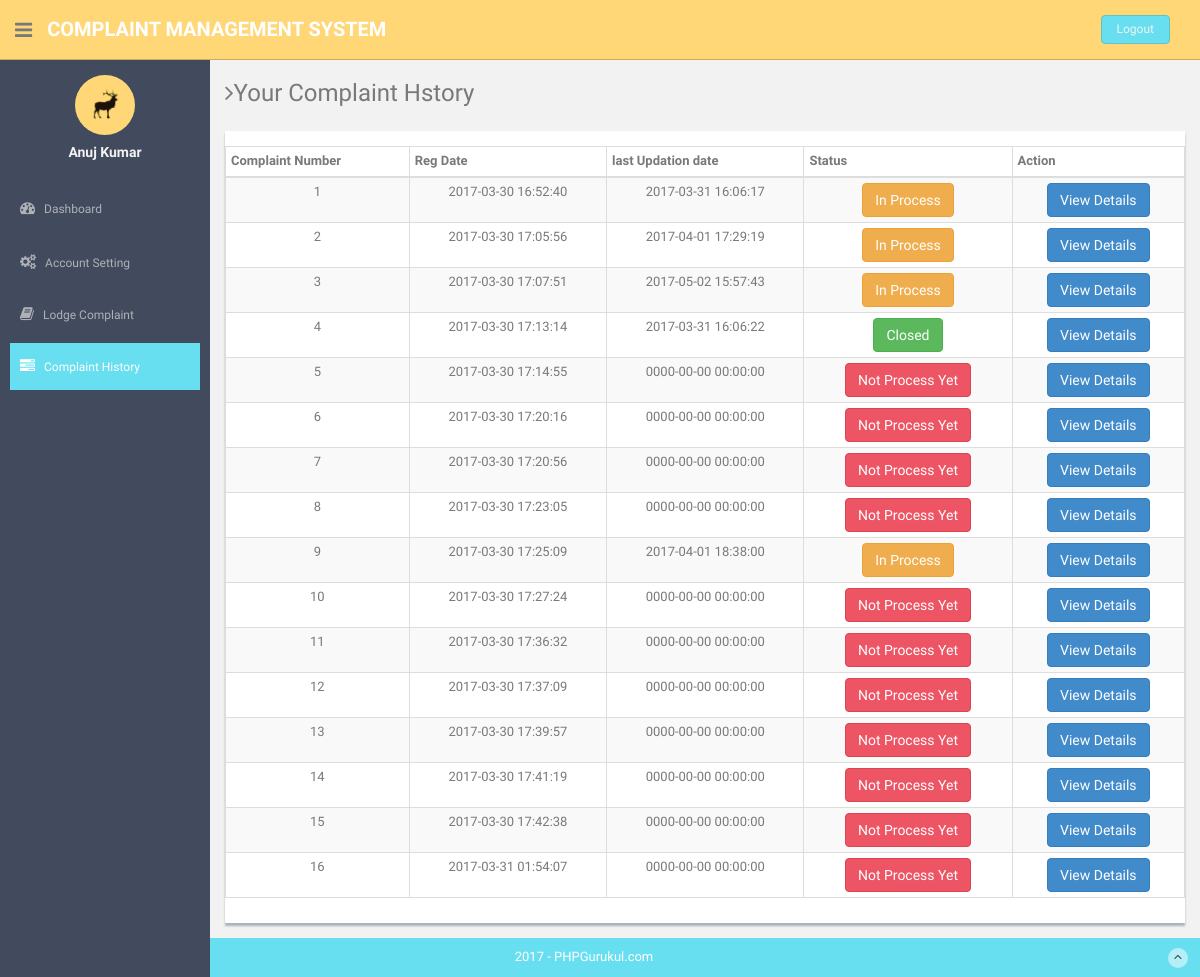
/users/complaint-history.php (signed in), run on the app's committed database.
### tables this page shows
CREATE TABLE IF NOT EXISTS `tblcomplaints` (
  `complaintNumber` int(11) NOT NULL,
  `userId` int(11) NOT NULL,
  `category` int(11) NOT NULL,
  `subcategory` varchar(255) NOT NULL,
  `complaintType` varchar(255) NOT NULL,
  `state` varchar(255) NOT NULL,
  `noc` varchar(255) NOT NULL,
  `complaintDetails` mediumtext NOT NULL,
  `complaintFile` varchar(255) DEFAULT NULL,
  `regDate` timestamp NOT NULL DEFAULT CURRENT_TIMESTAMP,
  `status` varchar(50) DEFAULT NULL,
  `lastUpdationDate` timestamp NOT NULL DEFAULT '0000-00-00 00:00:00' ON UPDATE CURRENT_TIMESTAMP
);

### users/complaint-history.php (the view, shortened to what this page needs)
<?php
if(strlen($_SESSION['login'])==0)
  {
header('location:index.php');
}
else{
?>
<!DOCTYPE html>
<html lang="en">
  <head>
    <link href="assets/css/bootstrap.css" rel="stylesheet">
    <link href="assets/font-awesome/css/font-awesome.css" rel="stylesheet" />
    <link href="assets/css/style.css" rel="stylesheet">
    <link href="assets/css/style-responsive.css" rel="stylesheet">
    <link href="assets/css/table-responsive.css" rel="stylesheet">
  </head>
  <body>
  <section id="container" >
<?php include("includes/header.php");?>
<?php include("includes/sidebar.php");?>
      <section id="main-content">
          <section class="wrapper">
          	<h3><i class="fa fa-angle-right"></i>Your Complaint Hstory</h3>
		  		<div class="row mt">
			  		<div class="col-lg-12">
                      <div class="content-panel">
                          <section id="unseen">
                            <table class="table table-bordered table-striped table-condensed">
                              <thead>
                              <tr>
                                  <th>Complaint Number</th>
                                  <th>Reg Date</th>
                                  <th>last Updation date</th>
                                  <th >Status</th>
                                  <th>Action</th>
                              </tr>
                              </thead>
                              <tbody>
  <?php $query=mysql_query("select * from tblcomplaints where userId='".$_SESSION['id']."'");
while($row=mysql_fetch_array($query))
{
  ?>
                              <tr>
                                  <td align="center"><?php echo htmlentities($row['complaintNumber']);?></td>
                                  <td align="center"><?php echo htmlentities($row['regDate']);?></td>
                                 <td align="center"><?php echo  htmlentities($row['lastUpdationDate']);
                                 ?></td>
                                  <td align="center"><?php
                                    $status=$row['status'];
                                    if($status=="" or $status=="NULL")
                                    { ?>
                                      <button type="button" class="btn btn-theme04">Not Process Yet</button>
                                   <?php }
 if($status=="in process"){ ?>
<button type="button" class="btn btn-warning">In Process</button>
<?php }
if($status=="closed") {
?>
<button type="button" class="btn btn-success">Closed</button>
<?php } ?>
                                   <td align="center">
                                   <a href="complaint-details.php?cid=<?php echo htmlentities($row['complaintNumber']);?>">
<button type="button" class="btn btn-primary">View Details</button></a>
                                   </td>
                                </tr>
                              <?php } ?>
                              </tbody>
                          </table>
                          </section>
                  </div>
               </div>
		  	</div>
		</section><! --/wrapper -->
      </section>
<?php include("includes/footer.php");?>
  </section>
  </body>
</html>
<?php } ?>

### users/assets/css/style.css (style rules this page uses)
body { color: #797979; background: #f2f2f2; font-family: 'Ruda', sans-serif; padding: 0px !important; margin: 0px !important; font-size:13px; }
a, a:hover, a:focus { text-decoration: none; outline: none; }
#container { width: 100%; height: 100%; }
.btn-theme04 { color: #fff; background-color: #ed5565; border-color: #da4453; }
.mt { margin-top: 25px; }
#main-content { margin-left: 210px; }
.wrapper { display: inline-block; margin-top: 60px; padding-left: 15px; padding-right: 15px; padding-bottom: 15px; padding-top: 0px; width: 100%; }
.content-panel { background: #ffffff; box-shadow: 0px 3px 2px #aab2bd; padding-top: 15px; padding-bottom: 5px; }

### data on the page
tblcomplaints: complaintNumber "1", regDate "2017-03-30 16:52:40", lastUpdationDate "2017-03-31 16:06:17", status "In Process"
tblcomplaints: complaintNumber "2", regDate "2017-03-30 17:05:56", lastUpdationDate "2017-04-01 17:29:19", status "In Process"
tblcomplaints: complaintNumber "3", regDate "2017-03-30 17:07:51", lastUpdationDate "2017-05-02 15:57:43", status "In Process"
tblcomplaints: complaintNumber "4", regDate "2017-03-30 17:13:14", lastUpdationDate "2017-03-31 16:06:22", status "Closed"
tblcomplaints: complaintNumber "5", regDate "2017-03-30 17:14:55", lastUpdationDate "0000-00-00 00:00:00", shows "Not Process Yet"
tblcomplaints: complaintNumber "6", regDate "2017-03-30 17:20:16", lastUpdationDate "0000-00-00 00:00:00", shows "Not Process Yet"
tblcomplaints: complaintNumber "7", regDate "2017-03-30 17:20:56", lastUpdationDate "0000-00-00 00:00:00", shows "Not Process Yet"
tblcomplaints: complaintNumber "8", regDate "2017-03-30 17:23:05", lastUpdationDate "0000-00-00 00:00:00", shows "Not Process Yet"
tblcomplaints: complaintNumber "9", regDate "2017-03-30 17:25:09", lastUpdationDate "2017-04-01 18:38:00", status "In Process"
tblcomplaints: complaintNumber "10", regDate "2017-03-30 17:27:24", lastUpdationDate "0000-00-00 00:00:00", shows "Not Process Yet"
tblcomplaints: complaintNumber "11", regDate "2017-03-30 17:36:32", lastUpdationDate "0000-00-00 00:00:00", shows "Not Process Yet"
tblcomplaints: complaintNumber "12", regDate "2017-03-30 17:37:09", lastUpdationDate "0000-00-00 00:00:00", shows "Not Process Yet"
tblcomplaints: complaintNumber "13", regDate "2017-03-30 17:39:57", lastUpdationDate "0000-00-00 00:00:00", shows "Not Process Yet"
tblcomplaints: complaintNumber "14", regDate "2017-03-30 17:41:19", lastUpdationDate "0000-00-00 00:00:00", shows "Not Process Yet"
tblcomplaints: complaintNumber "15", regDate "2017-03-30 17:42:38", lastUpdationDate "0000-00-00 00:00:00", shows "Not Process Yet"
tblcomplaints: complaintNumber "16", regDate "2017-03-31 01:54:07", lastUpdationDate "0000-00-00 00:00:00", shows "Not Process Yet"

### other printed values
$row['fullName'] "Anuj Kumar"
